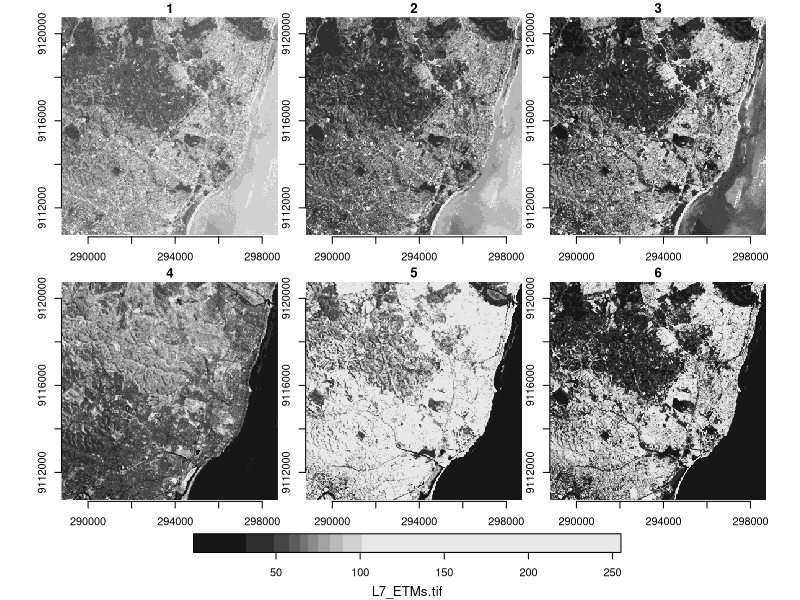
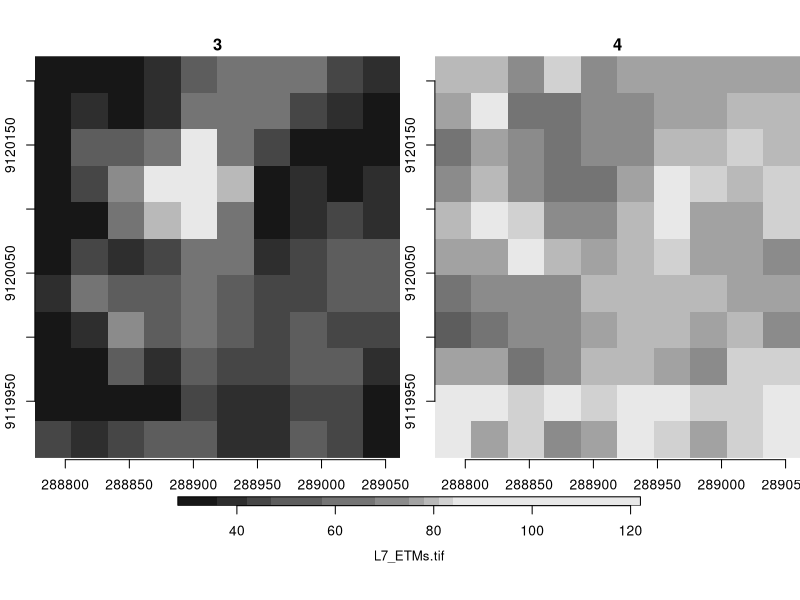

The R script that drew these images, in order: (Note: this script raises an error after producing the figures.)
## ---- chunk 1
knitr::opts_chunk$set(echo = TRUE)
## ---- chunk 2
library(stars)
## ---- chunk 3
methods(class = "stars")
## ---- chunk 4
vector1 =  c (1, 2, 3,4) # primero vector con 4 números
vector2 =  c (5, 6, 7, 8, 9, 10, 11, 12) # segundo vector con 8 números
col.nombres <- c("col1","col2","col3","col4")
lin.nombres <- c("lin1","lin2","lin3","lin4")
matriz.nombres <- c("M1","M2","M3")
cubo = array (c(vector1, vector2), # creación del arreglo
              dim = c (4, 4, 3),# determinando el tamaño y dimensiones
              dimnames = list(lin.nombres, col.nombres, matriz.nombres))

cubo                                # visualización
## ---- chunk 5
(M2 <- cubo[ , ,2]) # segunda capa o dimensión
(M3_sub <- cubo[1:2, 2:4, 3]) # lineas 1 y 2, columnas 2 a 4 de la tercera dimensión
               
## ---- chunk 6
tif = system.file("tif/L7_ETMs.tif", package = "stars")# creacion del camino del archivo como objeto texto

img = read_stars(tif) # lectura del archivo

plot(img, axes = T)
## ---- chunk 7
img
## ---- chunk 8
dim(img[[1]]) # dimensiones del objeto

plot(img[1, 1:10, 20:30, 3:4], axes = T) # Extracción y visualización

## ---- chunk 9
olinda <- read_sf("C:/Users/Walter Pina/Documents/Github/spatial_stars/datos/olinda.shp") # lectura
class(olinda)  # clase 
olinda         # características del objeto importado
plot(olinda["gid"], axes = T) # visualización como objeto sf
## ---- chunk 10
olinda_st <- st_as_stars(olinda)
class(olinda_st)
olinda_st
plot(olinda_st["gid"], axes = T)
## ---- chunk 11
plot(olinda_st[4:5])
## ---- chunk 12
write_stars(adrop(img[1, 1:10, 20:30, 1:3]), "stars1.tif")
tif <- c("stars1.tif")
stars1 <- read_stars(tif)
plot(stars1, axes = T)
